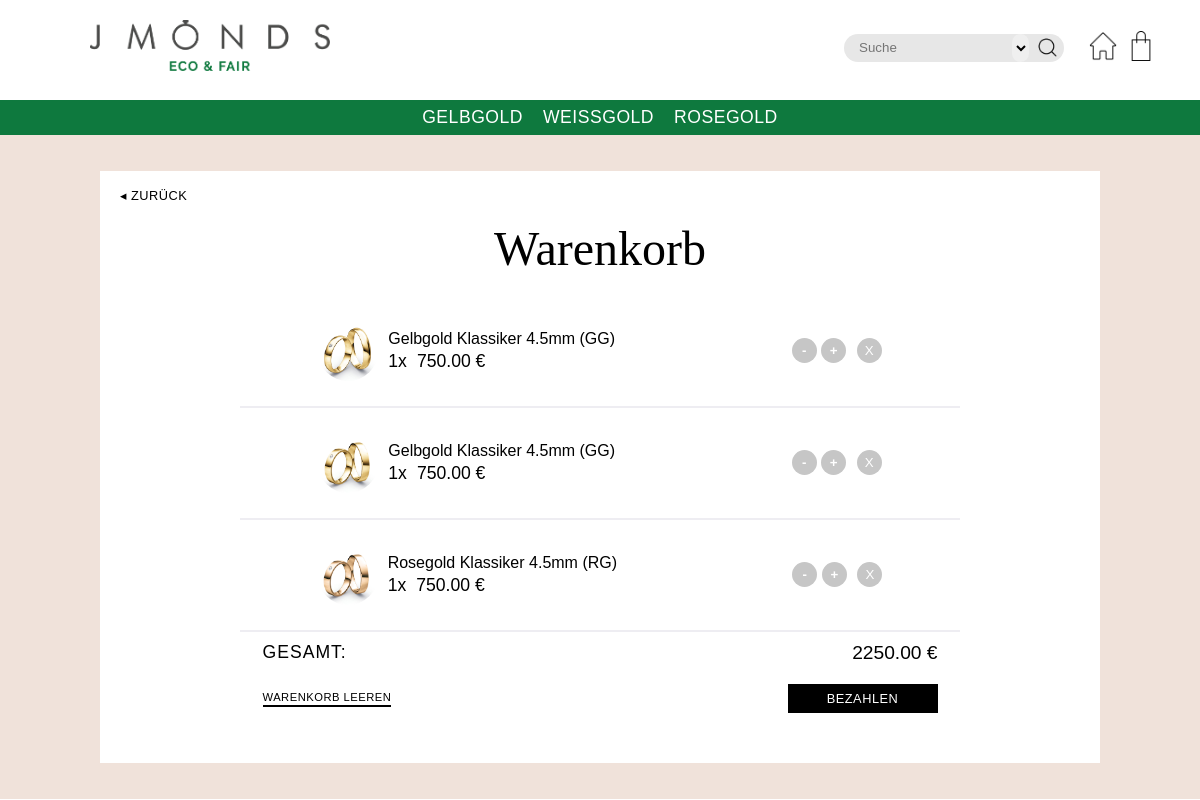
The app's page /cart/show/ (signed in), older data.
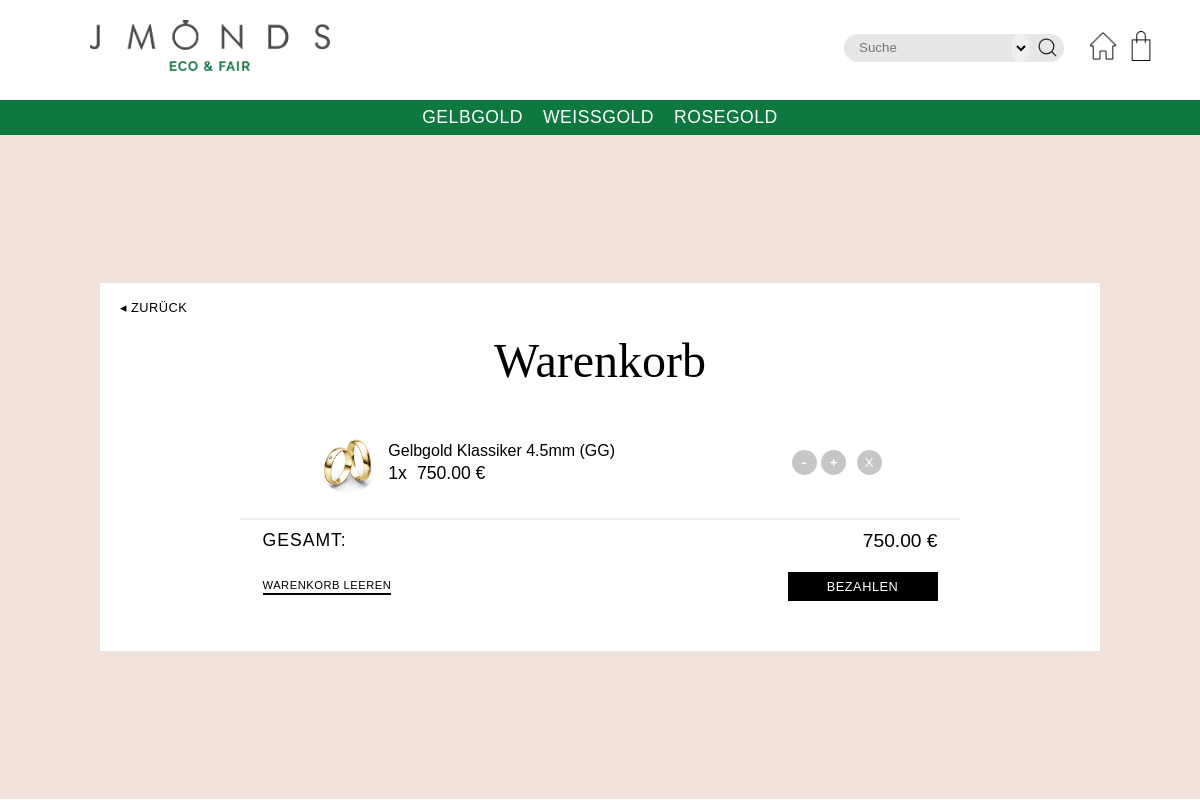
The same page, newer data.
### Cart/models.py (models this page shows)
class CartItem(models.Model):
    product_id = models.IntegerField()
    product_name = models.CharField(max_length=1000)
    product_img_url = models.CharField(max_length=1000)
    price = models.DecimalField(decimal_places=2, max_digits=10)
    quantity = models.IntegerField(default=1)
    cart = models.ForeignKey(Cart, on_delete=models.CASCADE)

### Cart/views.py (the view)
# urls.py: path('show/', views.show_cart, name="cart-show"),
def show_cart(request):
    if request.method == 'POST':
        if request.POST.__contains__('search_input'):
            return search_script(request)
        if 'empty' in request.POST:
            if request.user.id is not None:
                Cart.objects.get(user_elem=request.user).delete()
            else:
                Cart.objects.get(user_ip=get_client_ip(request), user_elem=None).delete()
            context = {
                'cart_is_empty': True,
                'cart_items': None,
                'amount': 0.0
            }
            return render(request, 'cart.html', context)
        elif 'pay' in request.POST:
            return redirect('cart-pay')
        elif 'change_quantity_add' in request.POST:
            return change_quantity(request, True)
        elif 'change_quantity_rem' in request.POST:
            return change_quantity(request, False)
        elif 'remove_item' in request.POST:
            if request.user.id is not None:
                cart = Cart.objects.get(user_elem=request.user)
            else:
                cart = Cart.objects.get(user_ip=get_client_ip(request), user_elem=None)
            CartItem.objects.get(cart=cart, product_id=request.POST.get('remove_item')).delete()
            return redirect('cart-show')
    else:
        cart_is_empty = True
        cart_items = None
        total = Decimal(0.0)
        user_ip = get_client_ip(request)
        if request.user.id is None:
            carts = Cart.objects.filter(user_ip=user_ip, user_elem=None)
        else:
            cart_merge(request)
            carts = Cart.objects.filter(user_elem=request.user)
        if carts:
            cart = carts.first()
            cart_is_empty = len(CartItem.objects.filter(cart=cart)) <= 0
            cart_items = CartItem.objects.filter(cart=cart)
            total = cart.get_total()
        context = {
            'cart_is_empty': cart_is_empty,
            'cart_items': cart_items,
            'total': total
        }
        return render(request, 'cart.html', context)

### Cart/models.py (called while the page is built)
    def get_total(self):
        total = Decimal(0.0)
        cart_items = CartItem.objects.filter(cart=self)
        for elem in cart_items:
            total += elem.price * elem.quantity
        return total

### Cart/views.py (called while the page is built, shortened)
def cart_merge(request):
    if request.user.id is None:
        return
    account_cart = Cart.objects.filter(user_elem=request.user).first()
    ip_cart = Cart.objects.filter(user_ip=get_client_ip(request), user_elem=None).first()
    if account_cart is None and ip_cart is not None:
        account_cart = Cart.objects.create(user_elem=request.user, user_ip=get_client_ip(request))

### static/script/utility.py (called while the page is built)
def get_client_ip(request):
    x_forwarded_for = request.META.get('HTTP_X_FORWARDED_FOR')
    if x_forwarded_for:
        ip = x_forwarded_for.split(',')[0]
    else:
        ip = request.META.get('REMOTE_ADDR')
    return ip

### Cart/templates/cart.html (shortened to what this page needs)
{% extends 'base.html' %}
{% load static %}
{% block bodyContent %}
    <div id="mm-page">
        <div class="mm-page__inner-wrapper cart-page">
            <a class="tertiary-btn back-btn" href="{% url 'landing-page' %}">&#9666; Zurück</a>
            <h2>Warenkorb</h2>
            {% if cart_is_empty %}
                <p class="empty-cart-text">Ihr Warenkorb ist zurzeit leer.</p>
                <a href="{% url 'landing-page' %}" class="secondary-btn">Weiter shoppen</a>
            {% else %}
                <ul id="cart-container">
                    {% for item in cart_items %}
                        <li class="cart-elem">
                            <div>
                                <div class="product-img-wrapper">
                                    <img src="{% static item.product_img_url %}" alt="Produkt Bild">
                                </div>
                                <div class="product-info-wrapper">
                                    <a href="{% url 'ring_detail' pk=item.product_id %}" class="product-name">{{ item.product_name }}</a>
                                    <div class="product-quantity-price-wrapper">
                                        <p>{{ item.quantity }}x</p>
                                        <p>{{ item.price }} €</p>
                                    </div>
                                </div>
                            </div>
                            <div>
                                <div>
                                    <button class="cq_rem_btn" name="change_quantity_rem" value="{{ item.product_id }}">-</button>
                                    <button class="cq_add_btn" name="change_quantity_add" value="{{ item.product_id }}">+</button>
                                </div>
                                <div>
                                    <button class="remove_item_btn" name="remove_item" value="{{ item.product_id }}">X</button>
                                </div>
                            </div>
                        </li>
                    {% endfor %}
                </ul>
                <div class="cart-total-wrapper">
                    <h4>Gesamt:</h4>
                    <h4>{{ total }} €</h4>
                </div>
                <form method="POST" class="cart-final-btn-wrapper">
                    <button type="submit" name="empty" class="secondary-btn">Warenkorb leeren</button>
                    <button type="submit" name="pay" class="btn inverted">Bezahlen</button>
                </form>
            {% endif %}
        </div>
    </div>
{% endblock %}

Row changes from the older to the newer data that the page shows:
removed CartItem: product_img_url (picture), product_name "Gelbgold Klassiker 4.5mm (GG)", quantity "1", price "750.00", {{ item.product_id }} 4 (drawn)
removed CartItem: product_img_url (picture), product_name "Rosegold Klassiker 4.5mm (RG)", quantity "1", price "750.00", {{ item.product_id }} 6 (drawn)
Text that changed along with them:
{{ total }}: "2250.00" → "750.00"
